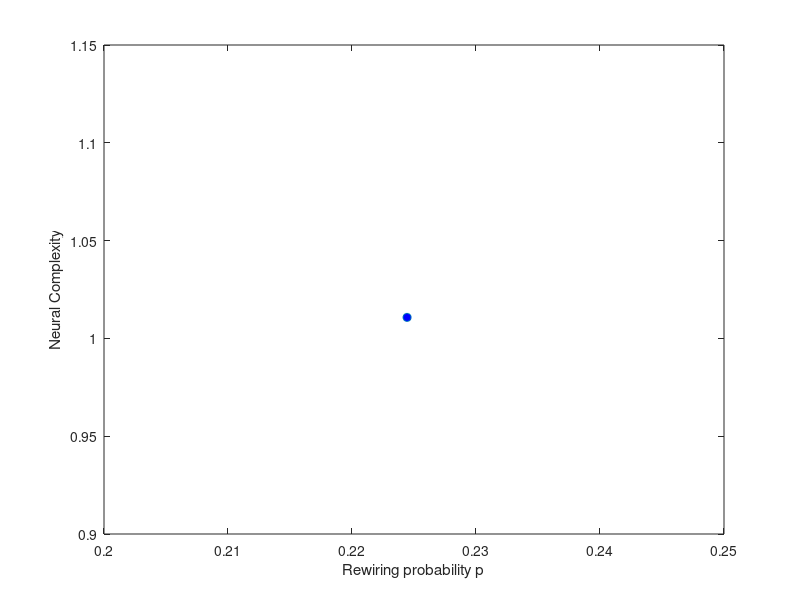

MATLAB code to generate this figure:
function plotComplex
    load('struct.mat','S');
    plot(S.ps, S.complex, 'o', 'MarkerFaceColor', 'b')
    xlabel('Rewiring probability p');
    ylabel('Neural Complexity');
end